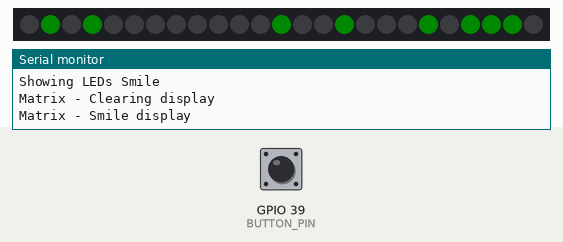
Simulated run of this sketch. Board: ESP32. On the bench: 25 RGB LEDs in strip order, left to right, the last lines printed to the serial monitor. Inputs (shaded band) come from the test bench; at power-on: GPIO 39 (BUTTON_PIN) HIGH. Dim RGB values are drawn brighter than linear.

Above: at 1.2 s.
1.3 s: GPIO 39 (BUTTON_PIN) pulled LOW for 0.15 s
At 1.37 s:
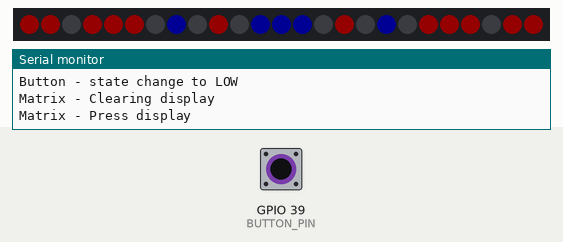
2.9 s: GPIO 39 (BUTTON_PIN) pulled LOW for 3.2 s
Timing chart, 0 to 5.9 s (numbered marks = the images above; inputs shaded):
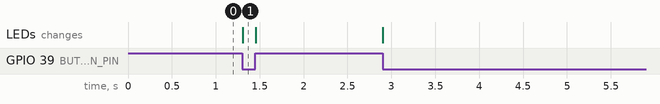

The sketch:

M5Stack_AtomMatrix_Examples.ino
```cpp
// EXAMPLES FOR M5STACK ATOM MATRIX CONTROLLER
//
// BOARDMANAGER URL
// https://dl.espressif.com/dl/package_esp32_index.json
//
// BOARD
// esp32 -> M5Stack-ATOM
//
// LIBRARIES
// FastLED - https://github.com/FastLED/FastLED
//
// Upload the sketch and Press the Button for change the Matrix LED
// The M5Stack library is not needed!


#include <FastLED.h>  // For integrated 5x5 Matrix LED - https://github.com/FastLED/FastLED

// For integrated Matrix LED
#define NUM_LEDS 25
#define DATA_PIN 27
CRGB leds[NUM_LEDS];

// For integrated Button
#define BUTTON_PIN 39
int lastState = HIGH; // the previous state from the input pin
int currentState = HIGH;     // the current reading from the input pin

void setup(){
  Serial.begin(115200);

  // Init integrated Button
  pinMode(BUTTON_PIN, INPUT_PULLUP);

  // Init integrated Matrix LED
  FastLED.addLeds<WS2812, DATA_PIN, GRB>(leds, NUM_LEDS);
  FastLED.setBrightness(20);

  Serial.println("Clearing display");
  MatrixClear();

  Serial.println("Showing LEDs Smile");
  MatrixSmile();

}

void loop(){

  // Read integrated Button
  currentState = digitalRead(BUTTON_PIN);

  // If Button state change
  if (lastState != currentState){
    if (currentState == LOW){
      Serial.println("Button - state change to LOW");
      // Set Matrix LED
      MatrixPress();
    } else {
      Serial.println("Button - state change to HIGH");
      // Set Matrix LED
      MatrixSmile();
    }
  }

  // save the last button state
  lastState = currentState;
}

void MatrixClear(){
  Serial.println("Matrix - Clearing display");
  for(int num=0; num<NUM_LEDS; num++) {
    leds[num] = CRGB::Black;
  }
  FastLED.show();
}
void MatrixSmile(){
  MatrixClear();
  Serial.println("Matrix - Smile display");
  leds[1] = CRGB::Green;
  leds[3] = CRGB::Green;
  leds[12] = CRGB::Green;
  leds[15] = CRGB::Green;
  leds[19] = CRGB::Green;
  leds[21] = CRGB::Green;
  leds[22] = CRGB::Green;
  leds[23] = CRGB::Green;
  FastLED.show();
}
void MatrixPress(){
  MatrixClear();
  Serial.println("Matrix - Press display");
  leds[0] = CRGB::Red;
  leds[1] = CRGB::Red;
  leds[3] = CRGB::Red;
  leds[4] = CRGB::Red;
  leds[5] = CRGB::Red;
  leds[7] = CRGB::Blue;
  leds[9] = CRGB::Red;
  leds[11] = CRGB::Blue;
  leds[12] = CRGB::Blue;
  leds[13] = CRGB::Blue;
  leds[15] = CRGB::Red;
  leds[17] = CRGB::Blue;
  leds[19] = CRGB::Red;
  leds[20] = CRGB::Red;
  leds[21] = CRGB::Red;
  leds[23] = CRGB::Red;
  leds[24] = CRGB::Red;
  FastLED.show();
}
```

Measured:
- after the input at 1.3 s, the LEDs: change at once (image 1)
